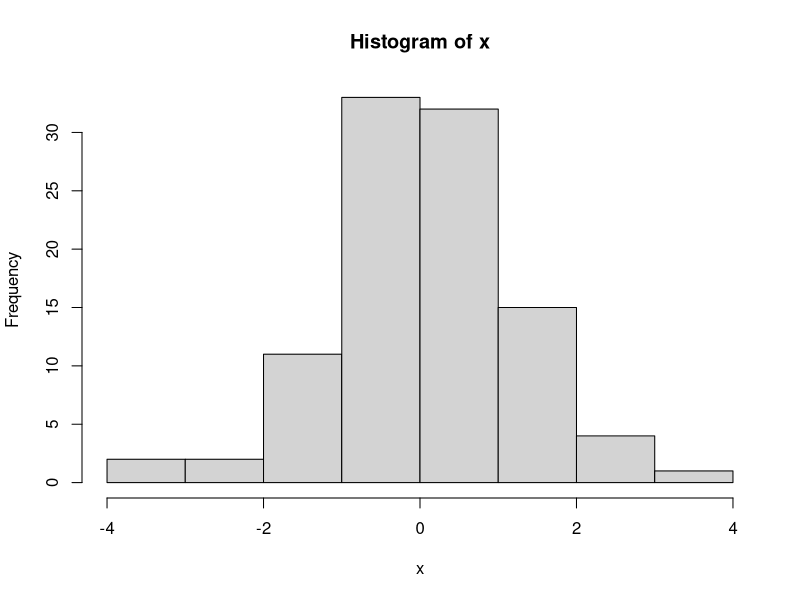
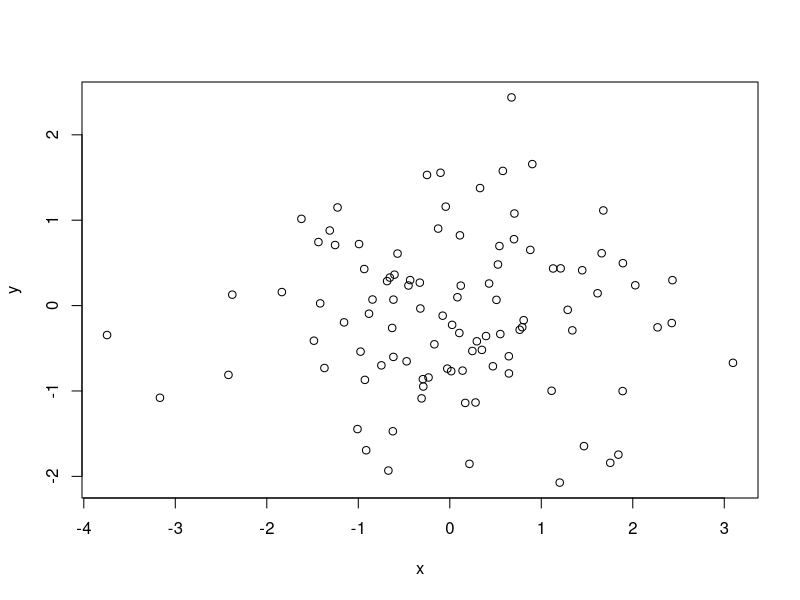
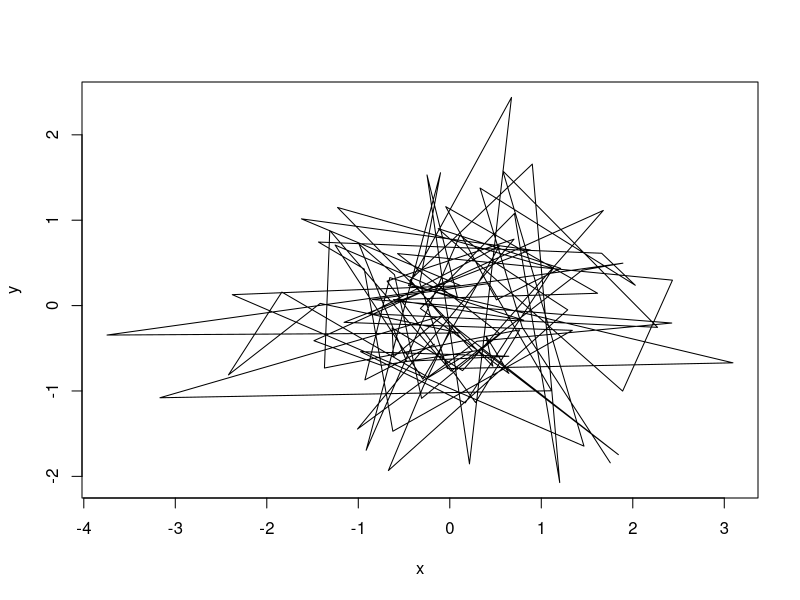

The R script that drew these images, in order: (Note: this script raises an error after producing the figures.)
# Stat 238a/538a  Fall, 2012  Joe Chang
#
# You can use this file to help yourself become familiar with R.
# You can open it in Notepad, or any text editor, or even MS Word.
#
# Copy each line -- actually each group of lines, up to the next blank 
# line -- and paste into your R "console" window and see the results!
# If R seems to sit there waiting for more without showing you 
# the usual prompt "> ", you may need to hit "Enter".
#
# In each case you should think about what R gives you; each line 
# should be telling you something about R, and how you can use it.
#
# Please experiment by making changing in the commands and re-running 
# them as often as possible.  It's painless, a good way to learn    
# about R, and good clean fun.  It's even more painless because 
# you can use your "up arrow" key to recall the previous command, 
# then make whatever change you like, then hit enter to see
# the effect of your change.
#
# After a "#" character, the rest of the line is a comment,
# ignored by R, so you don't have to worry about pasting those
# and causing an error or whatever.
2+3

2*3

2^10

exp(3.0)

print("hello world")

# assigning a variable. ( Some people use "<-" instead of "=" )
x = 9+3

x^2

# Use "c" as follows to create a vector:
y = c(3,7,5,1,2,3,2,5,5)

# We can extract elements of the vector by using square brackets:
y+10

y[2]

2:4

y[2:4]

# We can use various built in functions on vectors.
# For example, "length" returns the number of components in the vector,
# and "table" gives a list of the elements in the
# vector together with their frequencies.
length(y)

table(y)

mean(y)

prod(y)  # <-- Product of elements of y

# Create a vector of 12 random numbers drawn from a uniform distribution 
# over the interval between 0 and 1:
z = runif(12)

z

# We can see which of these is less than 0.5 with the expression "z < 0.5"
z < 0.5

# R identifies "True" with "1" and "False" with "0":
as.numeric(z < 0.5)

# Now let x be a vector of 100 random draws from a "Normal" distribution:
x=rnorm(100)

x

hist(x)

y=rnorm(100)

plot(x,y)

?plot

plot(x,y,type="l") #just for fun

# And you can go back to the R Help on "plot", 
# scroll down to the "examples" section, and copy 
# and paste some of the commands from there!
v = sample(1:10,100,replace=T)

v

table(v)

####################################
# numerical calculations for birthday problem:
####################################
k=40

top = seq(365,length=k,by=-1)

bottom = rep(365,k)

top

bottom

top/bottom

prod(top/bottom)  # <-- this is the prob of NO birthday match

1 - prod(top/bottom)  # <-- this is the prob of having a birthday match

# Let's make a function out of what we just did:

# Paste the following 5 lines as a unit:
bday = function(k){
  top = seq(365,length=k,by=-1)
  bottom = rep(365,k)
  return(1-prod(top/bottom))
} 

bday(40)

bday(22)

bday(23)

####################################
# Loops
####################################
# Remember young Carl Friedrich Gauss?
s = 0
for(i in 1:100){
  s = s+i
}
s

# Sometimes you can do the same thing without a loop:
sum(1:100)

# You can have more commands in the body of the loop:
s = 0
for(i in 1:100){
  s = s+i
  cat("When i = ", i, ", s = ",s, "\n",sep="") # <-- "cat" prints things
}

s = 0
for(i in 1:100){
  s = s+i
  cat("When i = ", i, ", s = ",s, "\n",sep="")
  remainder10 = (i %% 10)
  tens = i/10
  if(remainder10 == 0)cat("I'm getting", rep("really", tens),"tired\n")
}


####################################
# A Monte Carlo simulation experiment to approximate bday probabilities
####################################

# Here is how you can do random sampling, with and without replacement:
#   (The default is without replacement, unless you specify otherwise)
?sample  # <-- to get the relevant help page

sample(10,5)

sample(10, 10)

sample(10, 11)  # <-- should give an error!

y = sample(10, 20, replace = T)

y

table(y)

# Now to start the birthday simulation.
# First do it just once, then put a loop around it to do it as
# many times as we want.
k = 40

bdays = sample(365, k, replace = T)

tally = table(bdays)

tally

max(tally > 1)  # 1 will mean True, 0 will mean False.

# Now make the loop to do it many times and record the results:
ntrials = 1000
results = logical(ntrials)
results[1:50]

for(i in 1:ntrials){
  bdays = sample(365, k, replace = T)
  tally = table(bdays)
  results[i] = (max(tally) > 1)
}

results[1:50]

results = as.numeric(results)

results[1:50]

# Note: in the "results" vector, 
# 1 means "True" 
#     (i.e., "max(tally) > 1" was True for that iteration, 
#      i.e., there was at least one bday match on that iteration),
# and 0 means "False"
#     (i.e., "max(tally) > 1" was False for that iteration, 
#      i.e., there was no bday match on that iteration)

sum(results)/length(results)  # <-- estimated probability of a match  

# R tends to be friendly and robust.  Don't worry about doing something wrong.
i=1
while(i<1000){
  i = i+1
}

i

# An infinite loop:
i=1
while(i>0){
  i = i+1
}

# Just hit "escape" (at least in the Windows version)!
